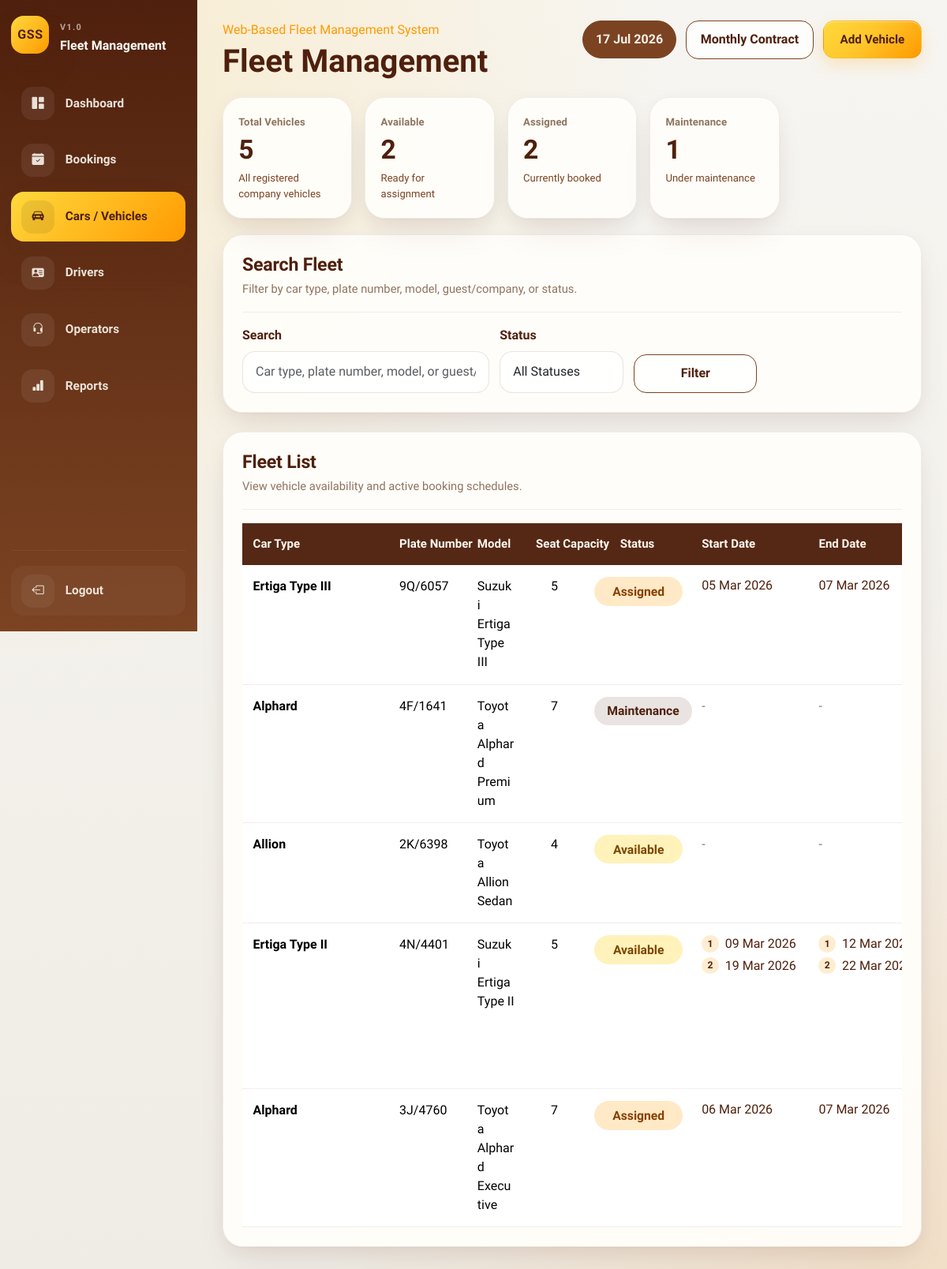
/cars.php (signed in), run on the app's committed database.
### tables this page shows
CREATE TABLE cars (

    id INT UNSIGNED AUTO_INCREMENT PRIMARY KEY,

    car_type VARCHAR(100) NOT NULL,

    plate_no VARCHAR(50) NOT NULL UNIQUE,

    model_name VARCHAR(100) NOT NULL,

    seat_capacity TINYINT UNSIGNED NOT NULL DEFAULT 4,

    availability_status ENUM(
        'Available',
        'Assigned',
        'Maintenance',
        'Inactive'
    ) NOT NULL DEFAULT 'Available',

    note TEXT NULL,

    created_at TIMESTAMP DEFAULT CURRENT_TIMESTAMP,

    updated_at TIMESTAMP DEFAULT CURRENT_TIMESTAMP
    ON UPDATE CURRENT_TIMESTAMP

);

CREATE TABLE bookings (

    id INT UNSIGNED AUTO_INCREMENT PRIMARY KEY,

    guest_company_name VARCHAR(255) NOT NULL,

    car_id INT UNSIGNED NULL,

    custom_car_name VARCHAR(255) NULL,

    secondary_car_id INT UNSIGNED NULL,

    driver_id INT UNSIGNED NULL,

    custom_driver_name VARCHAR(255) NULL,

    operator_id INT UNSIGNED NULL,

    operator_name VARCHAR(150) NOT NULL,

    even_odd ENUM('Even', 'Odd') NULL,

    start_date DATE NOT NULL,

    end_date DATE NOT NULL,

    status ENUM(
        'Pending',
        'Confirm',
        'Completed',
        'Cancelled'
    ) NOT NULL DEFAULT 'Pending',

    remark TEXT NULL,

    created_at TIMESTAMP DEFAULT CURRENT_TIMESTAMP,

    updated_at TIMESTAMP DEFAULT CURRENT_TIMESTAMP
    ON UPDATE CURRENT_TIMESTAMP,



    CONSTRAINT fk_bookings_car
    FOREIGN KEY (car_id)
    REFERENCES cars(id)
    ON UPDATE CASCADE
    ON DELETE SET NULL,



    CONSTRAINT fk_bookings_driver
    FOREIGN KEY (driver_id)
    REFERENCES drivers(id)
    ON UPDATE CASCADE
    ON DELETE SET NULL,

    CONSTRAINT fk_bookings_secondary_car
    FOREIGN KEY (secondary_car_id)
    REFERENCES cars(id)
    ON UPDATE CASCADE
    ON DELETE SET NULL,



    CONSTRAINT fk_bookings_operator
    FOREIGN KEY (operator_id)
    REFERENCES operators(id)
    ON UPDATE CASCADE
    ON DELETE SET NULL

);

### includes/helpers.php (called while the page is built, shortened)
<?php
function e(?string $value): string
{
    return htmlspecialchars((string) $value, ENT_QUOTES, 'UTF-8');
}
function format_display_date(?string $date): string
{
    $timestamp = strtotime($date);
    return $timestamp ? date('d M Y', $timestamp) : $date;
}
function booking_assignment_statuses(): array
{
    return [
        'Pending',
        'Confirm',
    ];
}
function vehicle_status_class(string $status): string
{
    return match (strtolower($status)) {
        'available' => 'resource-available',
        'assigned' => 'resource-assigned',
        'maintenance' => 'resource-maintenance',
        default => 'resource-inactive',
    };
}
function fetch_resource_booking_assignments(mysqli $db, string $resourceColumn): array
{
    $assignments = [];
    $statuses = booking_assignment_statuses();
    $placeholders = implode(', ', array_fill(0, count($statuses), '?'));
    $sql = "SELECT
                {$resourceColumn} AS resource_id,
                guest_company_name,
                start_date,
                end_date
            FROM bookings
            WHERE {$resourceColumn} IS NOT NULL
              AND status IN ({$placeholders})
            ORDER BY start_date ASC, end_date ASC, id ASC";
    $statement = $db->prepare($sql);
    bind_statement_params($statement, str_repeat('s', count($statuses)), $statuses);
    $statement->execute();
    $result = $statement->get_result();
    while ($row = $result->fetch_assoc()) {
        $resourceId = (int) ($row['resource_id'] ?? 0);
        unset($row['resource_id']);
        $assignments[$resourceId][] = $row;
    }
    return $assignments;
}
function bind_statement_params(mysqli_stmt $statement, string $types, array $values): void
{
    $references = [$types];
    foreach ($values as $key => $value) {
        $references[] = &$values[$key];
    }
    $statement->bind_param(...$references);
}

### cars.php (the view, shortened to what this page needs)
<?php
require_once __DIR__ . '/includes/bootstrap.php';
$pageActions = '<a class="btn btn-shell" href="monthly-contracts.php">Monthly Contract</a> <a class="btn btn-accent" href="car-create.php">Add Vehicle</a>';
$filters = [
    'search' => trim((string) ($_GET['search'] ?? '')),
    'status' => trim((string) ($_GET['status'] ?? '')),
];
$cars = [];
$carAssignments = [];
$stats = [
    'total' => 0,
    'available' => 0,
    'assigned' => 0,
    'maintenance_count' => 0,
];
if ($db instanceof mysqli) {
    $sql = '
        SELECT
            cars.id,
            cars.car_type,
            cars.plate_no,
            cars.model_name,
            cars.seat_capacity,
            cars.availability_status
        FROM cars
    ';
    $sql .= ' ORDER BY cars.id DESC';
    $statement = $db->prepare($sql);
    if ($statement instanceof mysqli_stmt) {
        $statement->execute();
        $result = $statement->get_result();
        while ($row = $result->fetch_assoc()) {
            $cars[] = $row;
        }
    }
    $carAssignments = fetch_resource_booking_assignments($db, 'car_id');
    $statsResult = $db->query(
        "
        SELECT
            COUNT(*) AS total,
            SUM(availability_status = 'Available') AS available,
            SUM(availability_status = 'Assigned') AS assigned,
            SUM(availability_status = 'Maintenance') AS maintenance_count
        FROM cars
        "
    );
    if ($statsResult instanceof mysqli_result) {
        $stats = array_merge(
            $stats,
            $statsResult->fetch_assoc() ?: []
        );
    }
}
require __DIR__ . '/includes/header.php';
?>
<section class="overview-grid">
    <div class="card-shell overview-card">
        <span>Total Vehicles</span>
        <strong><?= e((string) ($stats['total'] ?? 0)) ?></strong>
        <small>All registered company vehicles</small>
    </div>
    <div class="card-shell overview-card">
        <span>Available</span>
        <strong><?= e((string) ($stats['available'] ?? 0)) ?></strong>
        <small>Ready for assignment</small>
    </div>
    <div class="card-shell overview-card">
        <span>Assigned</span>
        <strong><?= e((string) ($stats['assigned'] ?? 0)) ?></strong>
        <small>Currently booked</small>
    </div>
    <div class="card-shell overview-card">
        <span>Maintenance</span>
        <strong><?= e((string) ($stats['maintenance_count'] ?? 0)) ?></strong>
        <small>Under maintenance</small>
    </div>
</section>
<section class="card-shell section-card mb-4" id="carsFiltersSection">
    <div class="section-title">
        <div>
            <h2>Search Fleet</h2>
            <p>Filter by car type, plate number, model, guest/company, or status.</p>
        </div>
    </div>
<form method="get" action="cars.php#carsResultsSection" class="filter-grid" data-preserve-scroll="carsFiltersSection">
        <div>
            <label for="search" class="form-label">Search</label>
            <input
                type="text"
                class="form-control"
                id="search"
                name="search"
                value="<?= e($filters['search']) ?>"
                placeholder="Car type, plate number, model, or guest/company">
        </div>
        <div>
            <label for="status" class="form-label">Status</label>
            <select class="form-select" id="status" name="status">
                <option value="">All Statuses</option>
            </select>
        </div>
        <div class="d-grid align-self-end">
            <button type="submit" class="btn btn-shell">
                Filter
            </button>
        </div>
    </form>
</section>
<section class="card-shell section-card" id="carsResultsSection">
    <div class="section-title">
        <div>
            <h2>Fleet List</h2>
            <p>View vehicle availability and active booking schedules.</p>
        </div>
    </div>
    <div class="table-responsive">
        <table class="table data-table cars-table align-middle">
            <thead>
                <tr>
                    <th>Car Type</th>
                    <th>Plate Number</th>
                    <th>Model</th>
                    <th>Seat Capacity</th>
                    <th>Status</th>
                    <th>Start Date</th>
                    <th>End Date</th>
                </tr>
            </thead>
            <tbody>
                <?php if ($cars === []): ?>
                    <tr>
                        <td colspan="9" class="text-center py-5 text-muted-soft">
                            No vehicles found.
                        </td>
                    </tr>
                <?php else: ?>
                    <?php foreach ($cars as $car): ?>
                        <?php
                        $assignments = $carAssignments[(int) $car['id']] ?? [];
                        $showAssignmentIndex = count($assignments) > 1;
                        ?>
                        <tr>
                            <td class="fw-semibold">
                                <?= e($car['car_type']) ?>
                            </td>
                            <td>
                                <?= e($car['plate_no']) ?>
                            </td>
                            <td>
                                <?= e($car['model_name']) ?>
                            </td>
                            <td>
                                <?= e((string) $car['seat_capacity']) ?>
                            </td>
                            <td>
                                <span class="resource-pill <?= e(vehicle_status_class($car['availability_status'])) ?>">
                                    <?= e($car['availability_status']) ?>
                                </span>
                            </td>
                            <td>
                                <?php if ($assignments === []): ?>
                                    <span class="assignment-empty">-</span>
                                <?php else: ?>
                                    <div class="assignment-list">
                                        <?php foreach ($assignments as $index => $assignment): ?>
                                            <div class="assignment-line">
                                                <?php if ($showAssignmentIndex): ?>
                                                    <span class="assignment-index">
                                                        <?= e((string) ($index + 1)) ?>
                                                    </span>
                                                <?php endif; ?>
                                                <span>
                                                    <?= e(format_display_date($assignment['start_date'] ?? null)) ?>
                                                </span>
                                            </div>
                                        <?php endforeach; ?>
                                    </div>
                                <?php endif; ?>
                            </td>
                            <td>
                                <?php if ($assignments === []): ?>
                                    <span class="assignment-empty">-</span>
                                <?php else: ?>
                                    <div class="assignment-list">
                                        <?php foreach ($assignments as $index => $assignment): ?>
                                            <div class="assignment-line">
                                                <?php if ($showAssignmentIndex): ?>
                                                    <span class="assignment-index">
                                                        <?= e((string) ($index + 1)) ?>
                                                    </span>
                                                <?php endif; ?>
                                                <span>
                                                    <?= e(format_display_date($assignment['end_date'] ?? null)) ?>
                                                </span>
                                            </div>
                                        <?php endforeach; ?>
                                    </div>
                                <?php endif; ?>
                            </td>
                        </tr>
                    <?php endforeach; ?>
                <?php endif; ?>
            </tbody>
        </table>
    </div>
</section>
<?php require __DIR__ . '/includes/footer.php'; ?>

### assets/css/sidebar.css (style rules this page uses)
body { overflow-x: hidden; scrollbar-gutter: stable; }

### assets/css/cars.css (style rules this page uses)
.cars-table { width: 100%; min-width: 1100px; table-layout: fixed; }
.cars-table thead th { font-size: 0.94rem; padding: 0.95rem 0.85rem; }
.cars-table tbody td { padding: 0.95rem 0.85rem; vertical-align: top; word-break: normal; overflow-wrap: anywhere; }
.cars-table th:nth-child(1), .cars-table td:nth-child(1) { width: 15%; }
.cars-table th:nth-child(2), .cars-table td:nth-child(2) { width: 8%; }
.cars-table th:nth-child(3), .cars-table td:nth-child(3) { width: 6%; }
.cars-table th:nth-child(4), .cars-table td:nth-child(4) { width: 6%; text-align: center; }
.cars-table th:nth-child(5), .cars-table td:nth-child(5) { width: 11%; text-align: center; }
.cars-table th:nth-child(6), .cars-table td:nth-child(6), .cars-table th:nth-child(7), .cars-table td:nth-child(7) { width: 12%; }
.cars-table .resource-pill { min-width: 7rem; white-space: nowrap; text-align: center; }
.cars-table .assignment-list { display: flex; flex-direction: column; gap: 0.35rem; }
.cars-table .assignment-line { display: flex; align-items: flex-start; gap: 0.5rem; color: var(--cocoa); line-height: 1.35; }
.cars-table .assignment-index { display: inline-flex; align-items: center; justify-content: center; min-width: 1.35rem; height: 1.35rem; border-radius: 999px; background: rgba(255, 154, 0, 0.18); color: var(--cocoa); font-size: 0.76rem; font-weight: 700; flex-shrink: 0; }
.cars-table .assignment-empty { color: var(--muted); }

### data on the page
cars: car_type "Ertiga Type III", plate_no "9Q/6057", model_name "Suzuki Ertiga Type III", seat_capacity "5", availability_status "Assigned"
bookings: start_date "05 Mar 2026", end_date "07 Mar 2026"
cars: car_type "Alphard", plate_no "4F/1641", model_name "Toyota Alphard Premium", seat_capacity "7", availability_status "Maintenance"
cars: car_type "Allion", plate_no "2K/6398", model_name "Toyota Allion Sedan", seat_capacity "4", availability_status "Available"
cars: car_type "Ertiga Type II", plate_no "4N/4401", model_name "Suzuki Ertiga Type II", seat_capacity "5", availability_status "Available"
bookings: start_date "09 Mar 2026", end_date "12 Mar…"
bookings: start_date "19 Mar 2026", end_date "22 Mar…"
cars: car_type "Alphard", plate_no "3J/4760", model_name "Toyota Alphard Executive", seat_capacity "7", availability_status "Assigned"
bookings: start_date "06 Mar 2026", end_date "07 Mar 2026"

### other printed values
$sidebarBrandMark "GSS"
$sidebarKicker "V1.0"
$sidebarTitle "Fleet Management"
$item['label'] "Dashboard"
$item['label'] "Bookings"
$item['label'] "Cars / Vehicles"
$item['label'] "Drivers"
$item['label'] "Operators"
$item['label'] "Reports"
$pageKicker "Web-Based Fleet Management System"
$pageTitle "Fleet Management"
$stats['total'] "5"
$stats['available'] "2"
$stats['assigned'] "2"
$stats['maintenance_count'] "1"
